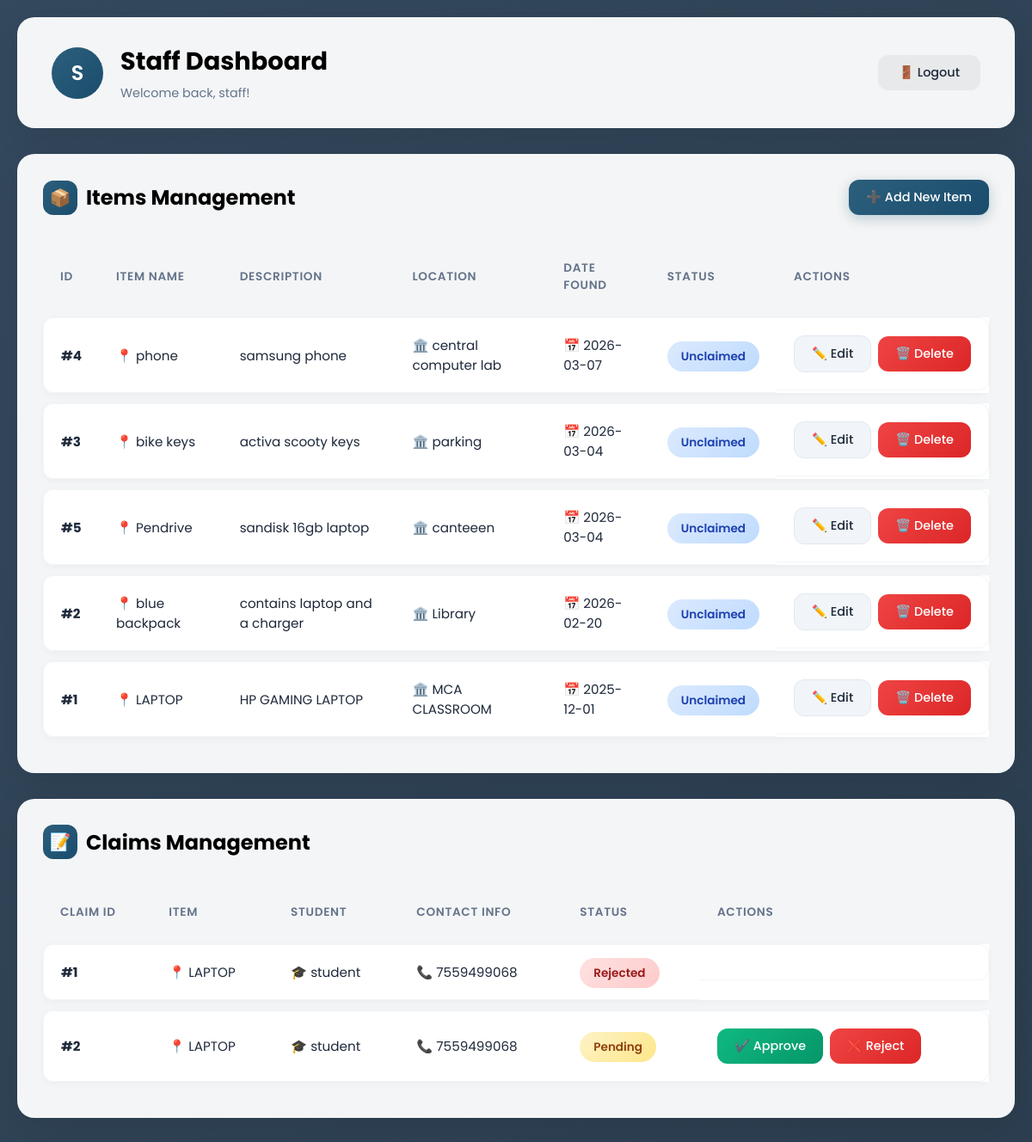
/staff/dashboard (signed in), run on the app's committed database.
### app.py (models this page shows)
class Item(db.Model):
    id = db.Column(db.Integer, primary_key=True)
    name = db.Column(db.String(100), nullable=False)
    description = db.Column(db.String(200), nullable=False)
    location = db.Column(db.String(100), nullable=False)
    date_found = db.Column(db.Date, nullable=False)
    status = db.Column(db.String(50), nullable=False, default='Unclaimed')
    reported_by = db.Column(db.Integer, db.ForeignKey('user.id'))

class Claim(db.Model):
    id = db.Column(db.Integer, primary_key=True)
    item_id = db.Column(db.Integer, db.ForeignKey('item.id'), nullable=False)
    student_id = db.Column(db.Integer, db.ForeignKey('user.id'), nullable=False)
    claim_date = db.Column(db.Date, nullable=False)
    status = db.Column(db.String(20), nullable=False, default='Pending')
    contact_info = db.Column(db.String(200))

class User(db.Model):
    id = db.Column(db.Integer, primary_key=True)
    username = db.Column(db.String(80), unique=True, nullable=False)
    password = db.Column(db.String(200), nullable=False)
    role = db.Column(db.String(20), nullable=False)
    email = db.Column(db.String(120))

### app.py (the view)
@app.route('/staff/dashboard')
def staff_dashboard():
    if 'user_id' not in session or session['role'] != 'staff':
        return redirect(url_for('login'))
    items = Item.query.order_by(Item.date_found.desc()).all()
    claims = db.session.query(Claim, Item, User).join(Item, Claim.item_id == Item.id).join(User, Claim.student_id == User.id).all()
    return render_template('staff_dashboard.html', items=items, claims=claims)

### templates/staff_dashboard.html (shortened to what this page needs)
<!DOCTYPE html>
<html lang="en">
<head>
    <link rel="stylesheet" href="{{ url_for('static', filename='styles.css') }}">
</head>
<body class="dashboard-staff">
    <div class="container">
        <div class="dashboard-header">
            <div class="dashboard-header-left">
                <div class="dashboard-avatar staff-avatar"></div>
                <div class="dashboard-title">
                    <h1>Staff Dashboard</h1>
                    <p class="dashboard-subtitle">Welcome back, {{ session.username }}!</p>
                </div>
            </div>
            <a href="{{ url_for('logout') }}" class="btn btn-logout">🚪 Logout</a>
        </div>
        <div class="card">
            <div class="card-header">
                <h2>
                    <span class="card-icon staff-card-icon">📦</span>
                    Items Management
                </h2>
                <a href="{{ url_for('add_item') }}" class="btn btn-staff-primary">➕ Add New Item</a>
            </div>
            {% if items %}
            <table>
                <thead>
                    <tr>
                        <th>ID</th>
                        <th>Item Name</th>
                        <th>Description</th>
                        <th>Location</th>
                        <th>Date Found</th>
                        <th>Status</th>
                        <th>Actions</th>
                    </tr>
                </thead>
                <tbody>
                    {% for item in items %}
                    <tr>
                        <td><strong>#{{ item.id }}</strong></td>
                        <td>📍 {{ item.name }}</td>
                        <td>{{ item.description }}</td>
                        <td>🏛️ {{ item.location }}</td>
                        <td>📅 {{ item.date_found.strftime('%Y-%m-%d') }}</td>
                        <td><span class="status-{{ item.status.lower() }}">{{ item.status }}</span></td>
                        <td class="actions">
                            <a href="{{ url_for('edit_item', id=item.id) }}" class="btn btn-edit">✏️ Edit</a>
                            <a href="{{ url_for('delete_item', id=item.id) }}" class="btn btn-delete" onclick="return confirm('Delete this item?');">🗑️ Delete</a>
                        </td>
                    </tr>
                    {% endfor %}
                </tbody>
            </table>
            {% else %}
            <div class="empty-state">
                <div class="empty-state-icon">📦</div>
                <h3>No items yet</h3>
                <p>Start by adding found items to the system</p>
            </div>
            {% endif %}
        </div>
        <div class="card">
            <div class="card-header">
                <h2>
                    <span class="card-icon staff-card-icon">📝</span>
                    Claims Management
                </h2>
            </div>
            {% if claims %}
            <table>
                <thead>
                    <tr>
                        <th>Claim ID</th>
                        <th>Item</th>
                        <th>Student</th>
                        <th>Contact Info</th>
                        <th>Status</th>
                        <th>Actions</th>
                    </tr>
                </thead>
                <tbody>
                    {% for claim, item, user in claims %}
                    <tr>
                        <td><strong>#{{ claim.id }}</strong></td>
                        <td>📍 {{ item.name }}</td>
                        <td>🎓 {{ user.username }}</td>
                        <td>📞 {{ claim.contact_info }}</td>
                        <td><span class="status-{{ claim.status.lower() }}">{{ claim.status }}</span></td>
                        <td class="actions">
                            {% if claim.status == 'Pending' %}
                            <a href="{{ url_for('process_claim', claim_id=claim.id, action='approve') }}" class="btn btn-approve">✔️ Approve</a>
                            <a href="{{ url_for('process_claim', claim_id=claim.id, action='reject') }}" class="btn btn-reject">❌ Reject</a>
                            {% endif %}
                        </td>
                    </tr>
                    {% endfor %}
                </tbody>
            </table>
            {% else %}
            <div class="empty-state">
                <div class="empty-state-icon">📝</div>
                <h3>No claims yet</h3>
                <p>Student claims will appear here</p>
            </div>
            {% endif %}
        </div>
    </div>
</body>
</html>

### static/styles.css (style rules this page uses)
:root { --staff-primary: #2c5f7c; --staff-secondary: #1a4d6d; --staff-accent: #3d7fa6; --student-primary: #10b981; --student-secondary: #06b6d4; --student-accent: #f59e0b; --success: #10b981; --warning: #f59e0b; --danger: #ef4444; --dark: #1e293b; --light: #f8fafc; --gray: #64748b; }
* { box-sizing: border-box; margin: 0; padding: 0; }
body { font-family: 'Poppins', sans-serif; background: linear-gradient(135deg, #34495e 0%, #2c3e50 100%); min-height: 100vh; padding: 20px; }
.dashboard-staff { background: linear-gradient(135deg, #34495e 0%, #2c3e50 100%); }
.dashboard-header { background: rgba(255, 255, 255, 0.95); backdrop-filter: blur(10px); padding: 30px 40px; border-radius: 20px; margin-bottom: 30px; box-shadow: 0 10px 40px rgba(0, 0, 0, 0.1); display: flex; justify-content: space-between; align-items: center; }
.dashboard-header-left { display: flex; align-items: center; gap: 20px; }
.dashboard-avatar { width: 60px; height: 60px; border-radius: 50%; display: flex; align-items: center; justify-content: center; font-size: 24px; font-weight: 600; color: white; }
.staff-avatar { background: linear-gradient(135deg, var(--staff-primary), var(--staff-secondary)); }
.staff-avatar::before { content: 'S'; }
.dashboard-title h1 { font-size: 1.8rem; margin-bottom: 5px; }
.dashboard-subtitle { color: var(--gray); font-size: 0.9rem; }
.container { max-width: 1400px; margin: 0 auto; }
.card { background: rgba(255, 255, 255, 0.95); backdrop-filter: blur(10px); border-radius: 20px; padding: 30px; margin-bottom: 30px; box-shadow: 0 10px 40px rgba(0, 0, 0, 0.1); }
.card-header { display: flex; justify-content: space-between; align-items: center; margin-bottom: 25px; }
.card-header h2 { font-size: 1.5rem; display: flex; align-items: center; gap: 10px; }
.card-icon { width: 40px; height: 40px; border-radius: 12px; display: flex; align-items: center; justify-content: center; font-size: 20px; }
.staff-card-icon { background: linear-gradient(135deg, var(--staff-primary), var(--staff-secondary)); color: white; }
table { width: 100%; border-collapse: separate; border-spacing: 0 12px; }
thead th { text-align: left; padding: 15px 20px; color: var(--gray); font-size: 0.85rem; font-weight: 600; text-transform: uppercase; letter-spacing: 0.05em; }
tbody tr { background: white; border-radius: 12px; box-shadow: 0 2px 8px rgba(0, 0, 0, 0.04); transition: all 0.3s ease; }
td { padding: 20px; vertical-align: middle; color: var(--dark); font-size: 0.95rem; border-top: 1px solid #f1f5f9; border-bottom: 1px solid #f1f5f9; }
td:first-child { border-top-left-radius: 12px; border-bottom-left-radius: 12px; border-left: 1px solid #f1f5f9; }
td:last-child { border-top-right-radius: 12px; border-bottom-right-radius: 12px; border-right: 1px solid #f1f5f9; }
.actions { display: flex; gap: 8px; justify-content: flex-start; align-items: center; white-space: nowrap; }
.btn { text-decoration: none; padding: 10px 20px; border-radius: 12px; font-size: 0.9rem; font-weight: 500; transition: all 0.3s ease; border: none; cursor: pointer; display: inline-flex; align-items: center; justify-content: center; gap: 8px; }
.btn-staff-primary { background: linear-gradient(135deg, #2c5f7c, #1a4d6d); color: white; box-shadow: 0 4px 15px rgba(44, 95, 124, 0.3); }
.btn-edit { background: #f1f5f9; color: var(--dark); border: 1px solid #e2e8f0; }
.btn-claim, .btn-approve { background: linear-gradient(135deg, #10b981, #059669); color: white; }
.btn-delete, .btn-reject { background: linear-gradient(135deg, #ef4444, #dc2626); color: white; }
.btn-logout { background: rgba(0, 0, 0, 0.05); color: var(--dark); padding: 10px 24px; }
.status-pending { background: linear-gradient(135deg, #fef3c7, #fde68a); color: #92400e; padding: 8px 16px; border-radius: 20px; font-size: 0.85rem; font-weight: 600; }
.status-rejected { background: linear-gradient(135deg, #fee2e2, #fecaca); color: #991b1b; padding: 8px 16px; border-radius: 20px; font-size: 0.85rem; font-weight: 600; }
.status-unclaimed { background: linear-gradient(135deg, #dbeafe, #bfdbfe); color: #1e40af; padding: 8px 16px; border-radius: 20px; font-size: 0.85rem; font-weight: 600; }

### data on the page
Item: id "4", name "phone", description "samsung phone", location "central computer lab", date_found "2026-03-07", status "Unclaimed"
Item: id "3", name "bike keys", description "activa scooty keys", location "parking", date_found "2026-03-04", status "Unclaimed"
Item: id "5", name "Pendrive", description "sandisk 16gb laptop", location "canteeen", date_found "2026-03-04", status "Unclaimed"
Item: id "2", name "blue backpack", description "contains laptop and a charger", location "Library", date_found "2026-02-20", status "Unclaimed"
Item: id "1", name "LAPTOP", description "HP GAMING LAPTOP", location "MCA CLASSROOM", date_found "2025-12-01", status "Unclaimed"
Claim: id "1", name "LAPTOP", username "student", contact_info "7559499068", status "Rejected"
Claim: id "2", name "LAPTOP", username "student", contact_info "7559499068", status "Pending"

### other printed values
{{ session.username }} "staff"
